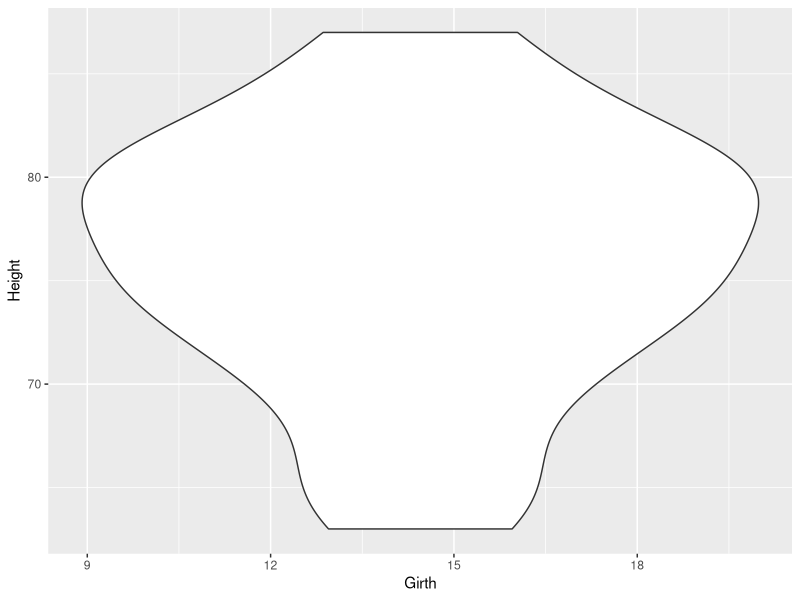

R code for this plot:
library(ggplot2)
data(trees)

head(trees, 6)

p <- ggplot(data=trees, aes(x = Girth, y=Height)) + geom_violin()
print(p)